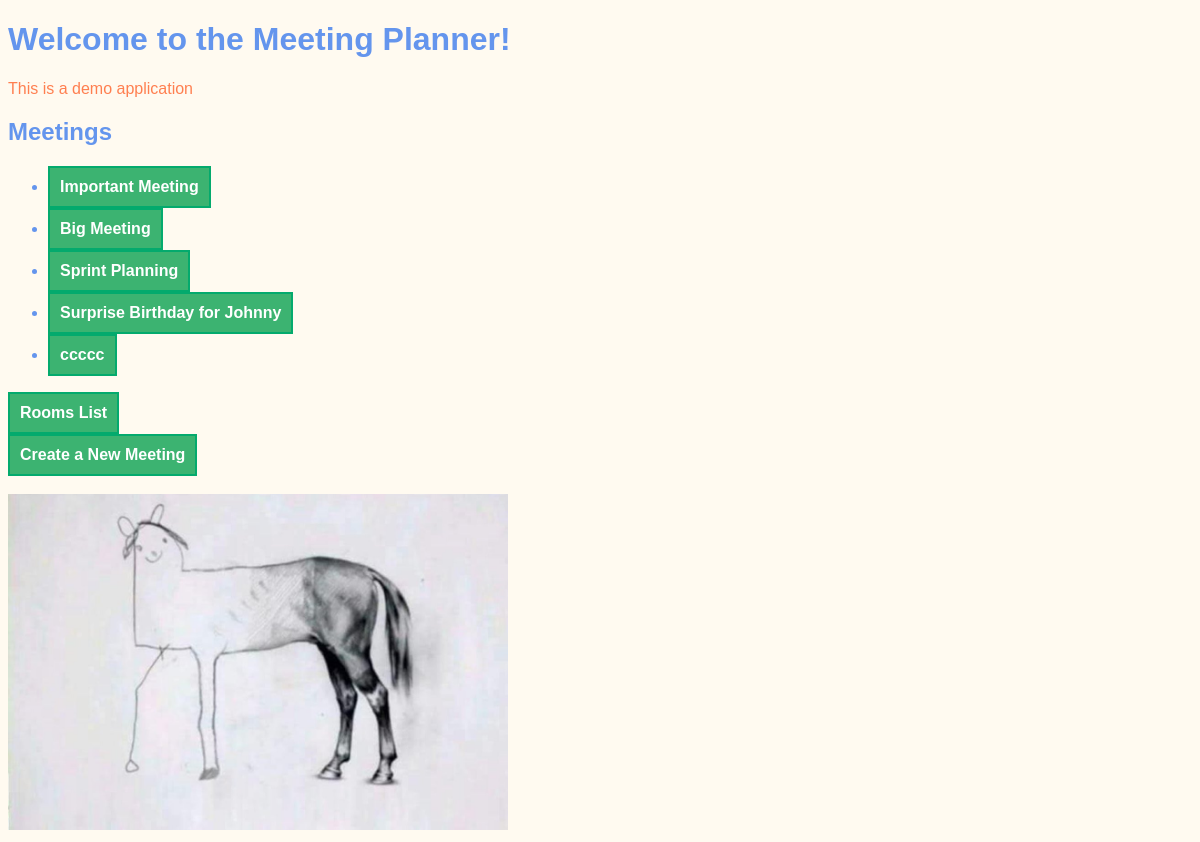
Before: / with the older database file.
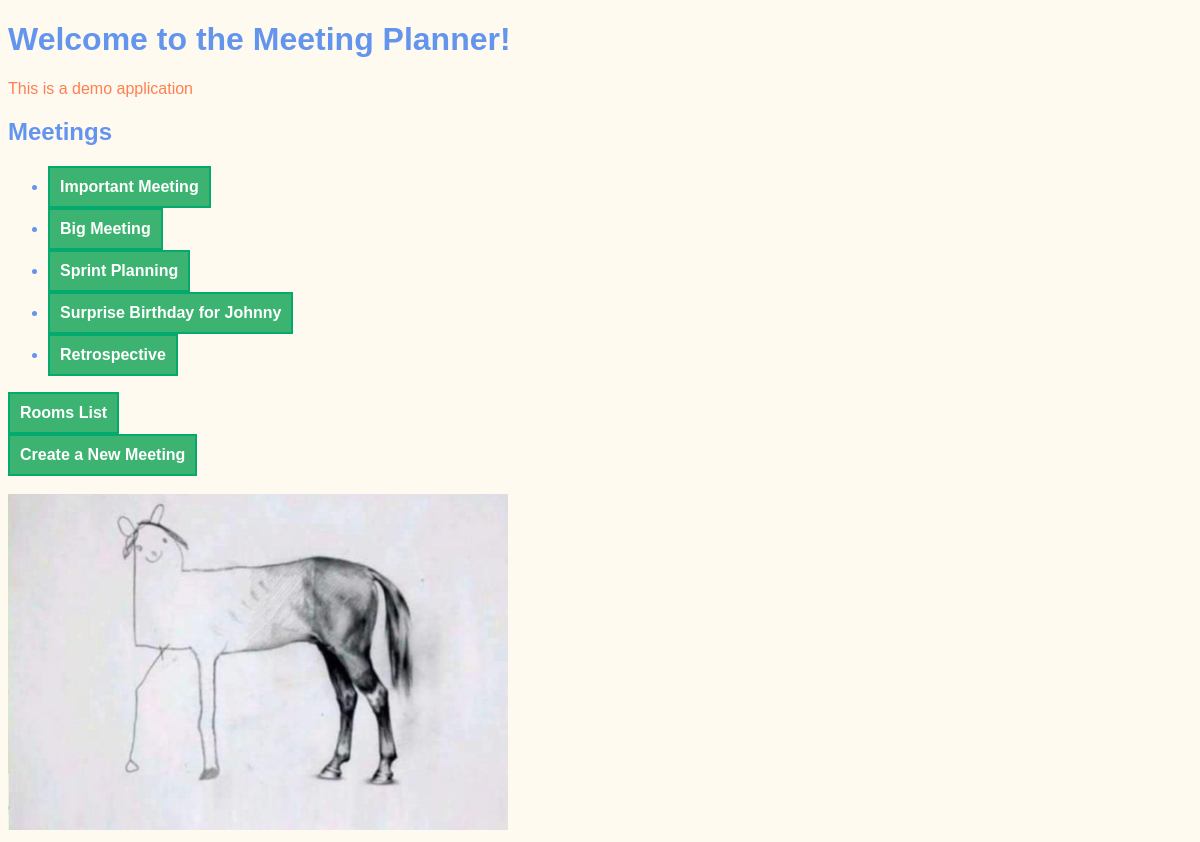
After: the same page with the newer database file.
### meetings/models.py (models this page shows, shortened)
class Meeting(models.Model):
    title = models.CharField(max_length=200)
    date = models.DateField()
    start_time = models.TimeField(default=time(9))
    duration = models.IntegerField(default=1)
    room = models.ForeignKey('Room', on_delete=models.CASCADE)

### website/views.py (the view)
# urls.py: path('', welcome, name="welcome"),  # An empty string becomes the index page of the website
def welcome(request):
    return render(request, "website/welcome.html",
                  {"meetings": Meeting.objects.all()})

### website/templates/website/welcome.html (shortened to what this page needs)
{% extends "base.html" %}
{% load static %}
{% block content %}
    <h1>Welcome to the Meeting Planner!</h1>
    <p>
        This is a demo application
    </p>
    <h2>Meetings</h2>
    <ul>
        {% for meeting in meetings %}
        <li>
            <a href="{% url 'detail' meeting.id %}">
                {{ meeting.title }}
            </a>
        </li>
        {% endfor %}
    </ul>
    <a href="{% url 'rooms' %}">Rooms List</a>
    <br>
    <a href="{% url 'new' %}">Create a New Meeting</a>
    <br> <br>
    <img src="{% static 'website/pony.jpeg'%}" width="500px" alt="Backend Pony">
{% endblock %}

Changed rows visible on the page:
changed Meeting: title "ccccc" → "Retrospective"
